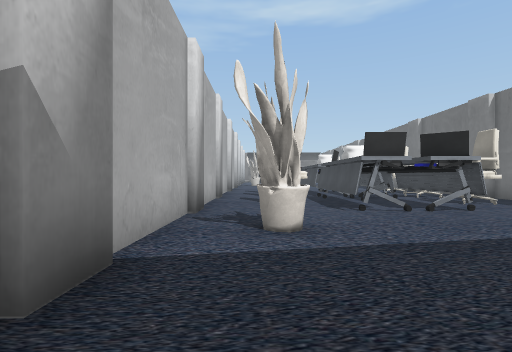
view 1 (above)

16 first-person views from a walk through a Unity game level. The camera is 1.5 m above the floor, looks level and sees 85° across. The floor is counted in squares, 2 m on a side. Each view is taken from the middle of a square. On the plan, view 1 faces up. The plan holds only what a view shows up to about 10 squares ahead; the rest is blank. The place goes on beyond the plan. The player is left out. Some animated figures are not drawn. Door leaves are left out, so doorways stand open. Some surface patterns are stand-ins.

view 2
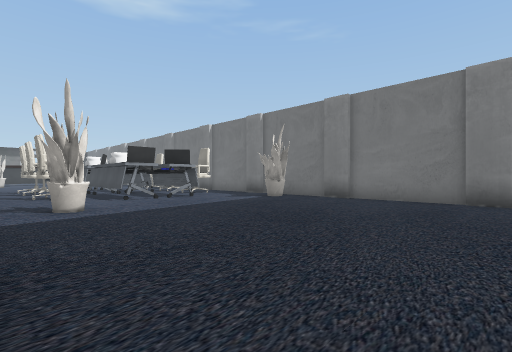

view 3
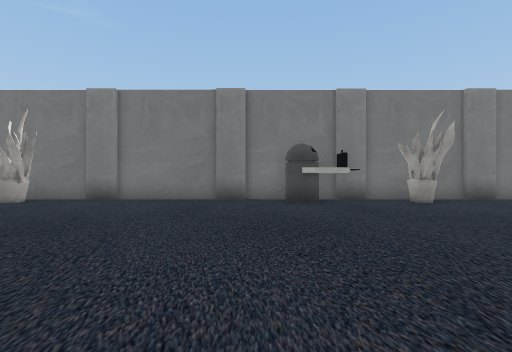

view 4
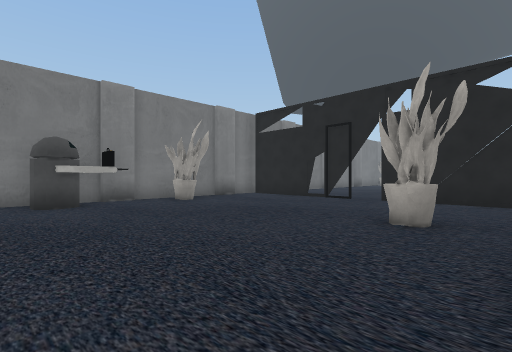

view 5
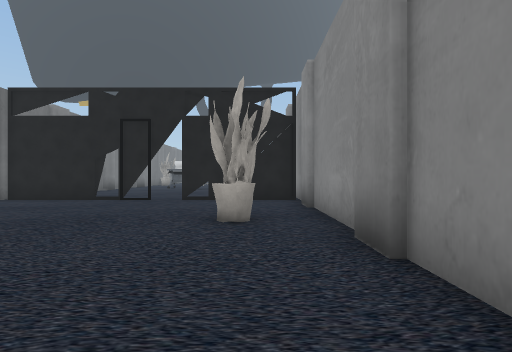

view 6
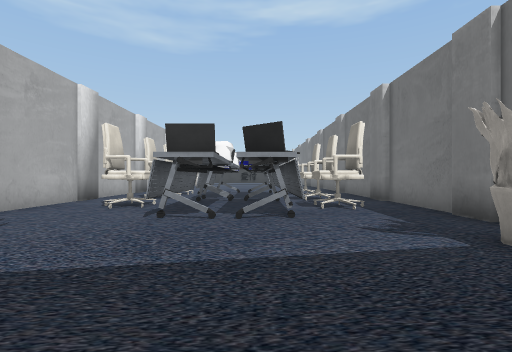

view 7
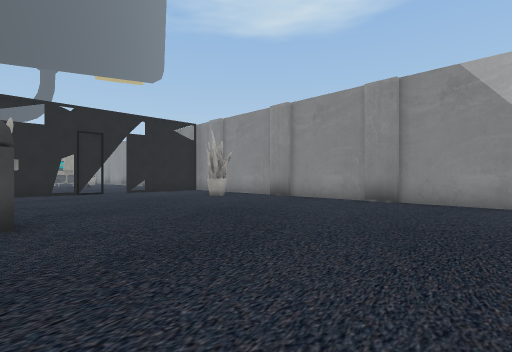

view 8
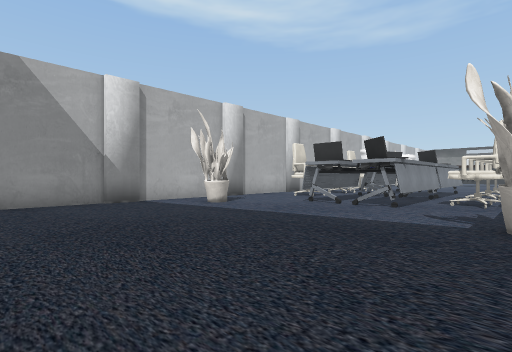

view 9
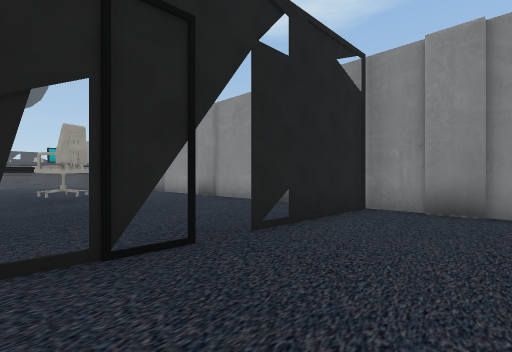

view 10
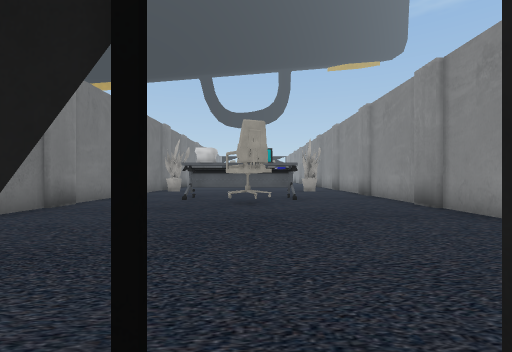

view 11
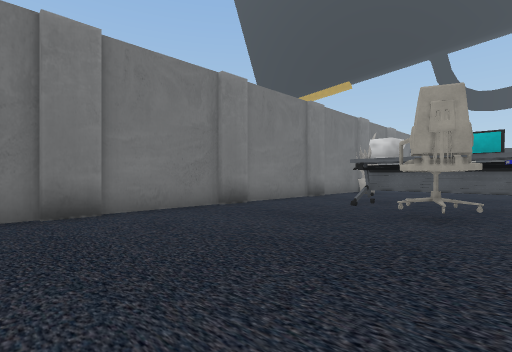

view 12
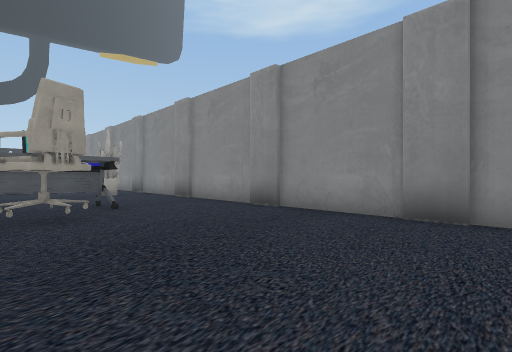

view 13
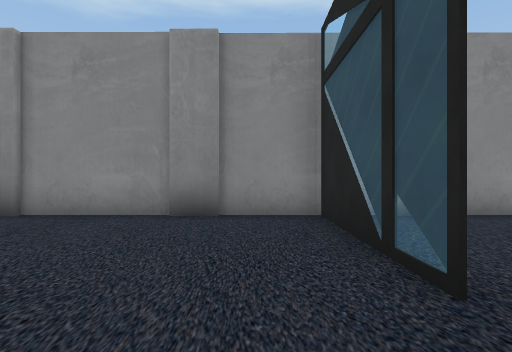

view 14
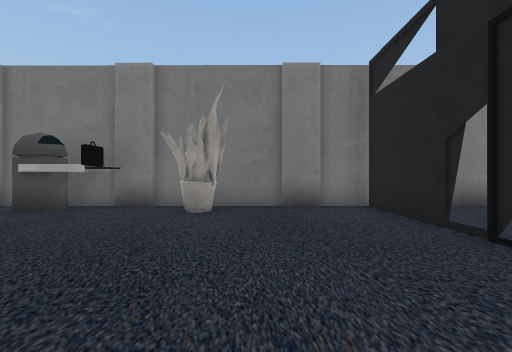

view 15
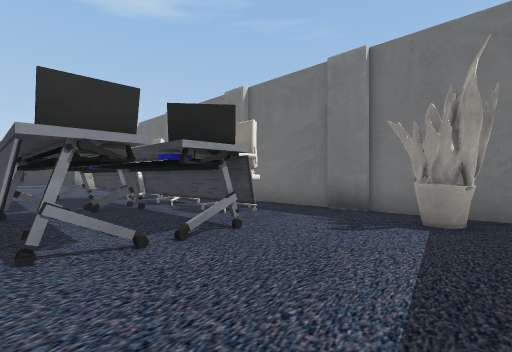

view 16
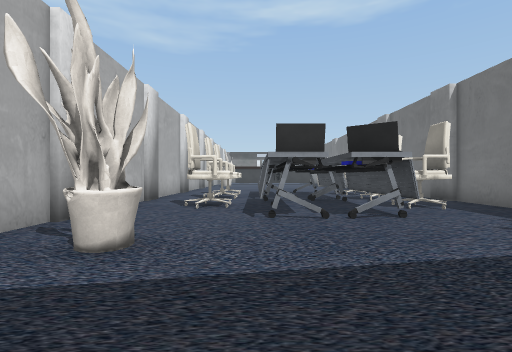

### Floor plan
Key: @ floor where view 1 was taken; # wall or solid block; x gap in a wall; . floor; D open door; = window, fence, low wall or low ledge; R robot; O other object.
Columns run from 2 left of view 1 to 8 right of it. Each row starts with its distance up from view 1.
 10 #..OOOOOO.#
  9 #...OOOO..#
  8 #..OOOOOO.#
  7 #...OOOO..#
  6 #...OOOO..#
  5 #.........#
  4 #.O......O#
  3 #.........#
  2 #.........#
  1 #.........#
  0 #.@.......#
 -1 #.........#
 -2 #DDDDDDDDDD
 -3 #.........#
 -4 #........R#
 -5 #........R#
 -6 #.........#
 -7 #.........#
 -8 #.O......O#
 -9 #.........#
-10 #.........#
-11 #.........#
-12 ##===D=x==#
-13 #.........#
-14 #.........#
-15 #.........#
-16 #.........#
-17 #.........#
-18 #....O....#
-19 #....OO...#
-20 #...OOOO..#
-21 #...OOOO..#

Where each view was taken, in squares from view 1:
view 1: 0 up, 0 right, facing up
view 2: 3 down, 1 left, facing up-right
view 3: 3 down, 1 left, facing right
view 4: 3 down, 1 left, facing down-right
view 5: 3 down, 0 right, facing down
view 6: 1 up, 4 right, facing up
view 7: 1 up, 7 right, facing down-left
view 8: 1 down, 7 right, facing up-left
view 9: 9 down, 5 right, facing down-left
view 10: 11 down, 3 right, facing down
view 11: 13 down, 2 right, facing down-right
view 12: 13 down, 4 right, facing down-left
view 13: 13 down, 4 right, facing left
view 14: 9 down, 1 right, facing right
view 15: 3 up, 2 right, facing up-right
view 16: 1 up, 2 right, facing up
